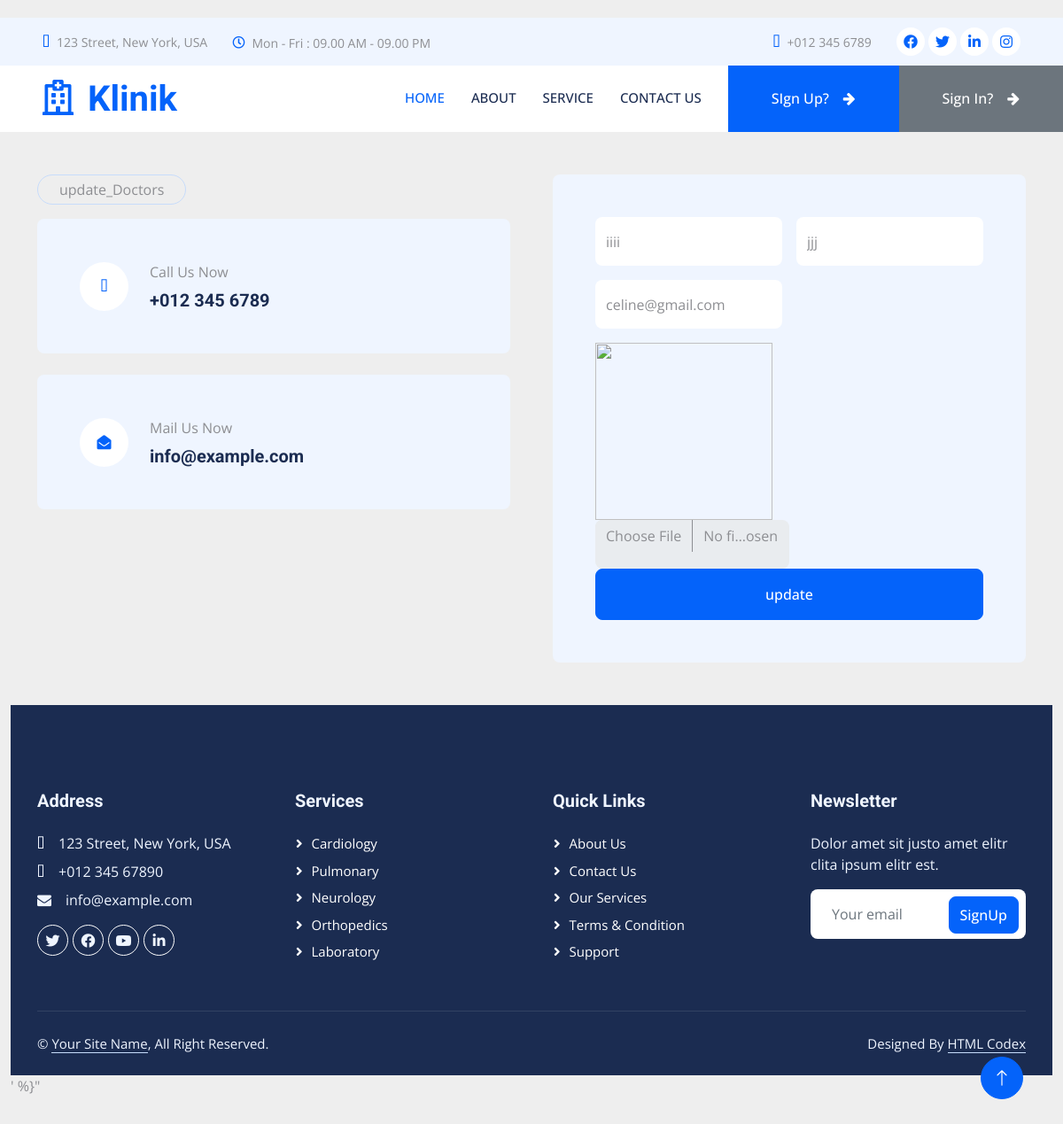
Page /doctorupdate/1 on the committed database.
### app1/models.py (models this page shows)
class doctordetails(models.Model):
    docname=models.CharField(max_length=200)
    docspecification=models.CharField(max_length=200)
    docemail=models.CharField(max_length=200)
    docphoto=models.ImageField()

### app1/views.py (the view)
# urls.py: path('doctorupdate/<int:id>',views.doctorupdate,name="doctorupdate"),
def doctorupdate(request,id):
    data=doctordetails.objects.get(pk=id)
    return render(request,'doctor_update.html',{'result':data})

### templates/doctor_update.html (shortened to what this page needs)
{% load static %}
{% block content %}
{% include 'header.html' %}
 <div class="container-xxl py-5">
    <div class="container">
        <div class="row g-5">
            <div class="col-lg-6 wow fadeInUp" data-wow-delay="0.1s">
                <p class="d-inline-block border rounded-pill py-1 px-4"> update_Doctors </p>
                <div class="bg-light rounded d-flex align-items-center p-5 mb-4">
                    <div class="d-flex flex-shrink-0 align-items-center justify-content-center rounded-circle bg-white" style="width: 55px; height: 55px;">
                        <i class="fa fa-phone-alt text-primary"></i>
                    </div>
                    <div class="ms-4">
                        <p class="mb-2">Call Us Now</p>
                        <h5 class="mb-0">+012 345 6789</h5>
                    </div>
                </div>
                <div class="bg-light rounded d-flex align-items-center p-5">
                    <div class="d-flex flex-shrink-0 align-items-center justify-content-center rounded-circle bg-white" style="width: 55px; height: 55px;">
                        <i class="fa fa-envelope-open text-primary"></i>
                    </div>
                    <div class="ms-4">
                        <p class="mb-2">Mail Us Now</p>
                        <h5 class="mb-0">info@example.com</h5>
                    </div>
                </div>
            </div>
            <div class="col-lg-6 wow fadeInUp" data-wow-delay="0.5s">
                <div class="bg-light rounded h-100 d-flex align-items-center p-5">
                    <form method="POST" action="doctor_update/{{result.id}}" enctype="multipart/form-data">
                        <div class="row g-3">
                            <div class="col-12 col-sm-6">
                                <input type="text" class="form-control border-0" placeholder="Doctor Name" style="height: 55px;" name="docname" value="{{result.docname}}">
                            </div>
                            <div class="col-12 col-sm-6">
                                <input type="text" class="form-control border-0" placeholder="Doctor specification" style="height: 55px;" name="docspecification" value="{{result.docspecification}}">
                            </div>
                            <div class="col-12 col-sm-6">
                                <input type="email" class="form-control border-0" placeholder="Doctor email" style="height: 55px;" name="docemail" value="{{result.docemail}}">
                            </div>
                            <div class="advisor_thumb"><img src="../media/{{result.drimg}}" alt="" style="width: 200px;height:200px;">
                                <div class="col-12 col-sm-6">
                                    <input type="file" class="form-control border-0" placeholder="Doctor Photo" style="height: 55px;" name="docphoto">
                                </div>
                            <div class="col-12">
                                <button class="btn btn-primary w-100 py-3" type="submit">update</button>
                            </div>
                        </div>
                    </form>
                </div>
            </div>
        </div>
    </div>
</div>
{% include 'footer.html'%}
{% endblock %}

### static/css/style.css (style rules this page uses)
:root { --primary: #0463FA; --light: #EFF5FF; --dark: #1B2C51; }
.btn { font-weight: 500; transition: .5s; }
.btn.btn-primary, .btn.btn-secondary { color: #FFFFFF; }

### static/css/profile.css (style rules this page uses)
body { margin-top:20px; background:#eee; }

### static/css/user.css (style rules this page uses)
body { background-color: #f9f9fa }

### static/css/admin.css (style rules this page uses)
body { background:#eee; }

### rows in the picture
doctordetails: docname "iiii", docspecification "jjj", docemail "celine@gmail.com"
